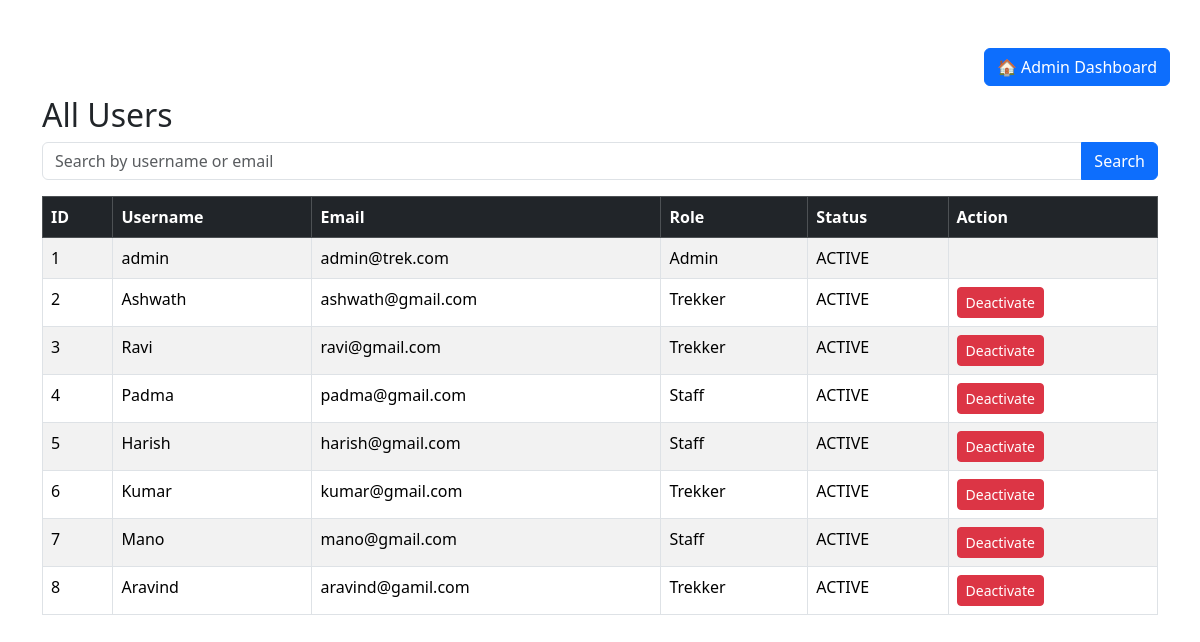
The app's page /view_users (signed in), older data.
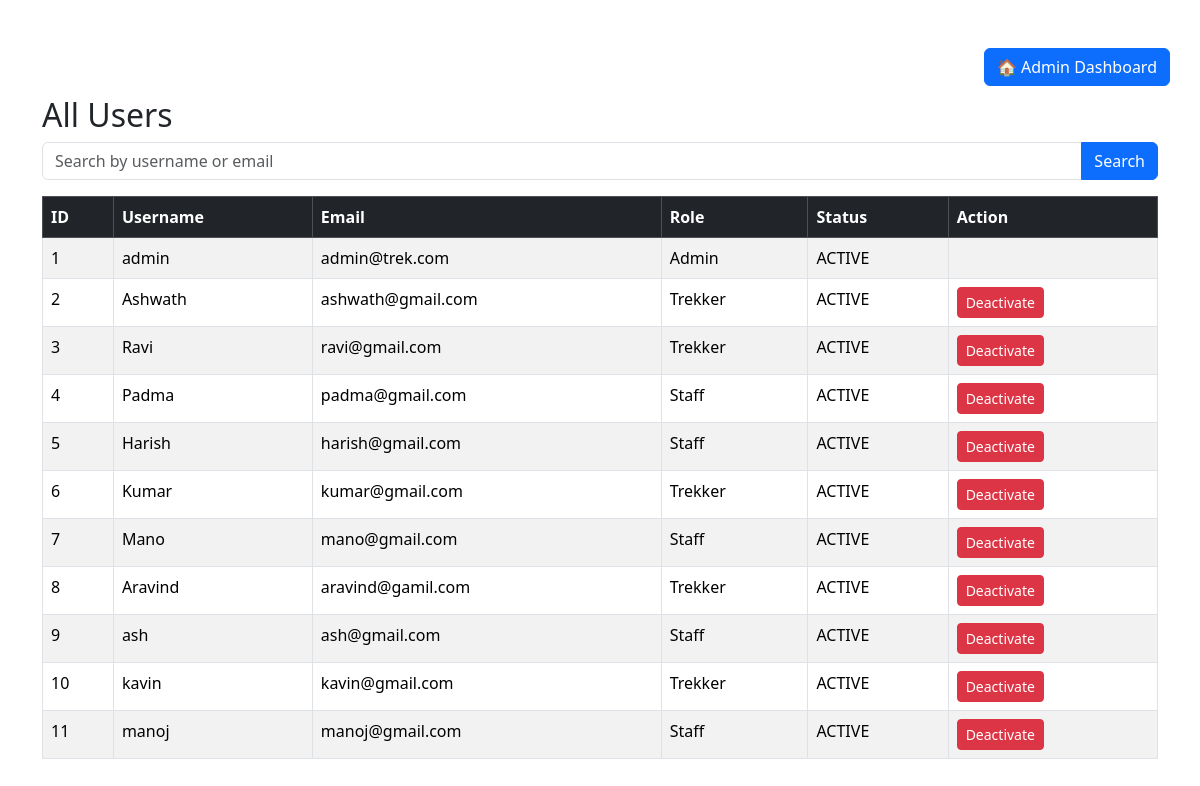
The same page, newer data.
### models.py (models this page shows)
class User(db.Model):
    id = db.Column(db.Integer, primary_key=True)
    username =db.Column(db.String(100), nullable=False)
    email = db.Column(db.String(120), unique=True, nullable=False)
    password = db.Column(db.String(255), nullable=False)
    role = db.Column(db.String(20), nullable=False)
    status = db.Column(db.String(20), nullable=False ,default="ACTIVE")
    staff_profile = db.relationship("StaffProfile", backref="user" ,uselist=False)

### app.py (the view)
@app.route("/view_users")
def view_users():
    if "user_id" not in session:
        return redirect("/login")
    if session["role"] != "Admin":
        return "Access Denied!"
    users = User.query.all()
    search = request.args.get("search")
    if search:
        users = User.query.filter(or_(User.username.contains(search),User.email.contains(search))).all()
    else:
        users =User.query.all()
    return render_template(
        "view_users.html",
        users=users
    )

### templates/view_users.html (shortened to what this page needs)
<!DOCTYPE html>
<html lang="en">
<head>
    <link href="https://cdn.jsdelivr.net/npm/bootstrap@5.3.3/dist/css/bootstrap.min.css"
    rel="stylesheet">
</head>
<body>
    <div class="container mt-5 position-relative">
        <a href="/admin_dashboard" class="btn btn-primary position-absolute top-0 end-0">
            🏠 Admin Dashboard
        </a>
        <div class="pt-5">
            <h2 class="text-centre">All Users</h2>
            <form method="GET" action="/view_users" class="mb-3">
            <div class="input-group">
                <input
                    type="text"
                    name="search"
                    class="form-control"
                    value="{{ request.args.get('search','') }}"
                    placeholder="Search by username or email">
                <button
                    class="btn btn-primary"
                    type="submit">
                     Search
               </button>
            </div>
            </form>
            <table class="table table-bordered table-striped table-hover">
                <thead class="table-dark">
                    <tr>
                        <th>ID</th>
                        <th>Username</th>
                        <th>Email</th>
                        <th>Role</th>
                        <th>Status</th>
                        <th>Action</th>
                    </tr>
                </thead>
                <tbody>
                    {% for user in users %}
                    <tr>
                        <td>{{ user.id }}</td>
                        <td>{{ user.username }}</td>
                        <td>{{ user.email }}</td>
                        <td>{{ user.role }}</td>
                        <td>{{ user.status }}</td>
                        <td>
                                {% if user.role != "Admin" and user.status == "ACTIVE" %}
                                <a href="/deactivate_user/{{ user.id }}"
                                class="btn btn-danger btn-sm">
                                    Deactivate
                                </a>
                                {% elif user.role!="Admin" and user.status=="BLACKLISTED"%}
                                <a href="/activate_user/{{ user.id }}"
                                class="btn btn-success btn-sm">
                                    Activate
                                </a>
                                {% endif %}
                        </td>
                    </tr>
                    {% endfor %}
                </tbody>
            </table>
        </div>
    </div>
</body>
</html>

Row changes from the older to the newer data that the page shows:
added User: id "9", username "ash", email "ash@gmail.com", role "Staff", status "ACTIVE"
added User: id "10", username "kavin", email "kavin@gmail.com", role "Trekker", status "ACTIVE"
added User: id "11", username "manoj", email "manoj@gmail.com", role "Staff", status "ACTIVE"
